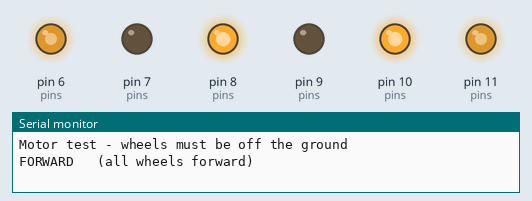
Simulated run of this sketch. Board: Arduino Uno, built with avr-gcc and run on an emulated ATmega328P. On the bench: output pins drawn as LEDs (lit = HIGH), the last lines printed to the serial monitor.

Above: at 2.05 s.
At 5.05 s:
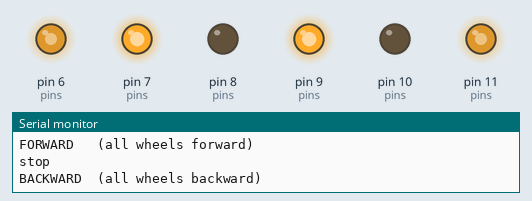
At 8.05 s:
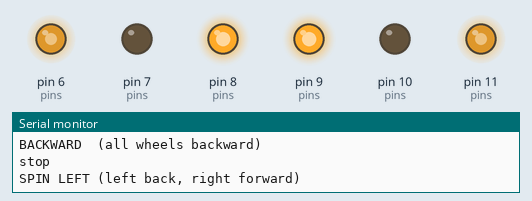
At 11.05 s:
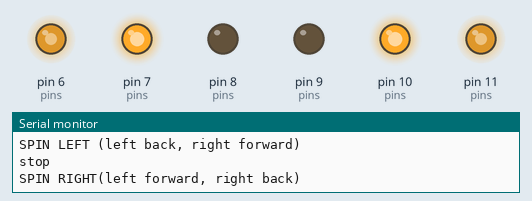
At 14.05 s:
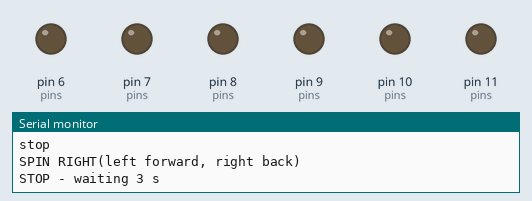
Timing chart, 0 to 17.7 s (numbered marks = the images above):
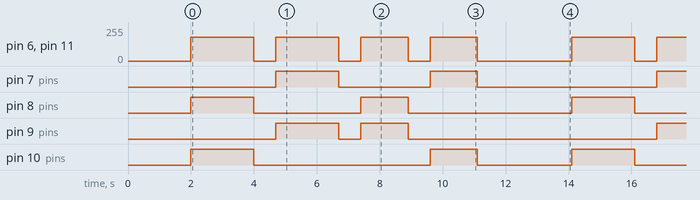

Measured:
- by itself, pin 7 (pins): repeats every 12.1 s: LOW 2.9 s, HIGH 1.5 s, LOW 5.7 s, HIGH 2.0 s
- by itself, pin 8 (pins): repeats every 12.1 s: LOW 3.4 s, HIGH 1.5 s, LOW 5.2 s, HIGH 2.0 s
- by itself, pin 9 (pins): repeats every 12.1 s: LOW 0.70 s, HIGH 1.5 s, LOW 7.9 s, HIGH 2.0 s
- by itself, pin 10 (pins): repeats every 12.1 s: LOW 5.6 s, HIGH 1.5 s, LOW 3.0 s, HIGH 2.0 s
- by itself, pin 6 (pins), pin 11 (pins): repeats every 12.1 s: 0/255 0.70 s, 180/255 2.0 s, 2 × (0/255 0.70 s, 180/255 1.5 s), 0/255 3.0 s, 180/255 2.0 s

The sketch:

01_motor_test.ino
```cpp
/*
 * TEST 1 - MOTORS (Arduino UNO + L298N)
 * Put the car on a box so the wheels are in the air!
 * Open Serial Monitor at 115200. Sequence repeats:
 *   FORWARD -> BACKWARD -> SPIN LEFT -> SPIN RIGHT -> STOP
 * If a side turns the wrong way: swap that side's two motor wires on the L298N
 * (or set INVERT_LEFT / INVERT_RIGHT in uno_controller.ino).
 */
const uint8_t ENA = 11, IN1 = 10, IN2 = 9, IN3 = 8, IN4 = 7, ENB = 6;
const uint8_t SPEED = 180;   // 0..255

void side(uint8_t en, uint8_t a, uint8_t b, int v) {
  digitalWrite(a, v > 0); digitalWrite(b, v < 0); analogWrite(en, abs(v));
}
void drive(int l, int r, const char *name, uint16_t ms) {
  Serial.println(name);
  side(ENA, IN1, IN2, l); side(ENB, IN3, IN4, r);
  delay(ms);
}
void setup() {
  Serial.begin(115200);
  const uint8_t pins[] = {ENA, IN1, IN2, IN3, IN4, ENB};
  for (uint8_t p : pins) pinMode(p, OUTPUT);
  Serial.println("Motor test - wheels must be off the ground");
  delay(2000);
}
void loop() {
  drive( SPEED,  SPEED, "FORWARD   (all wheels forward)", 2000);
  drive(0, 0, "stop", 700);
  drive(-SPEED, -SPEED, "BACKWARD  (all wheels backward)", 2000);
  drive(0, 0, "stop", 700);
  drive(-SPEED,  SPEED, "SPIN LEFT (left back, right forward)", 1500);
  drive(0, 0, "stop", 700);
  drive( SPEED, -SPEED, "SPIN RIGHT(left forward, right back)", 1500);
  drive(0, 0, "STOP - waiting 3 s", 3000);
}
```
